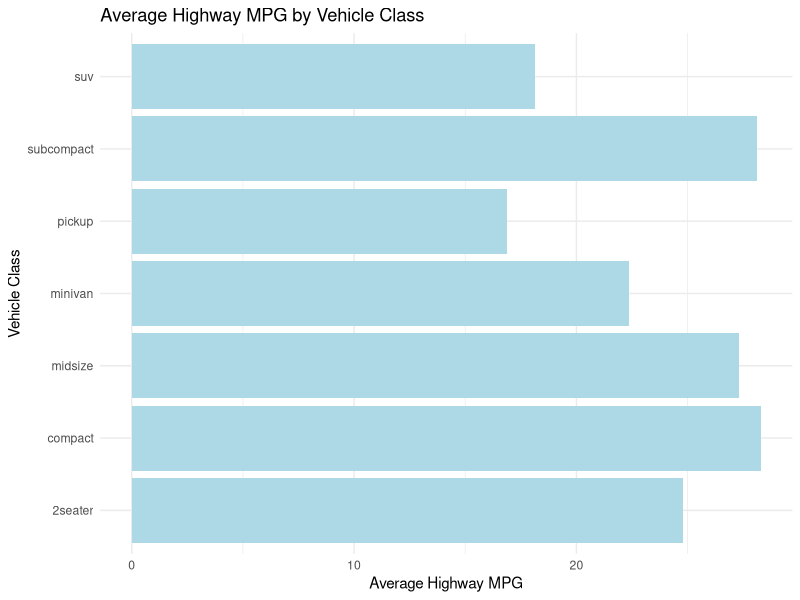

Source code (R):
## ---- chunk 1
library(ggplot2)
library(dplyr)
## ---- chunk 2
# Calculate the average highway mpg for each class of vehicle
avg_mpg <- mpg %>%
  group_by(class) %>%
  summarise(avg_hwy_mpg = mean(hwy))
# Plot the average highway mpg with class on the y-axis, all bars in light blue
ggplot(avg_mpg, aes(y = class, x = avg_hwy_mpg)) +
  geom_col(fill = "lightblue") + # Set all bars to light blue
labs(title = "Average Highway MPG by Vehicle Class",
  y = "Vehicle Class",
  x = "Average Highway MPG") +
theme_minimal()
